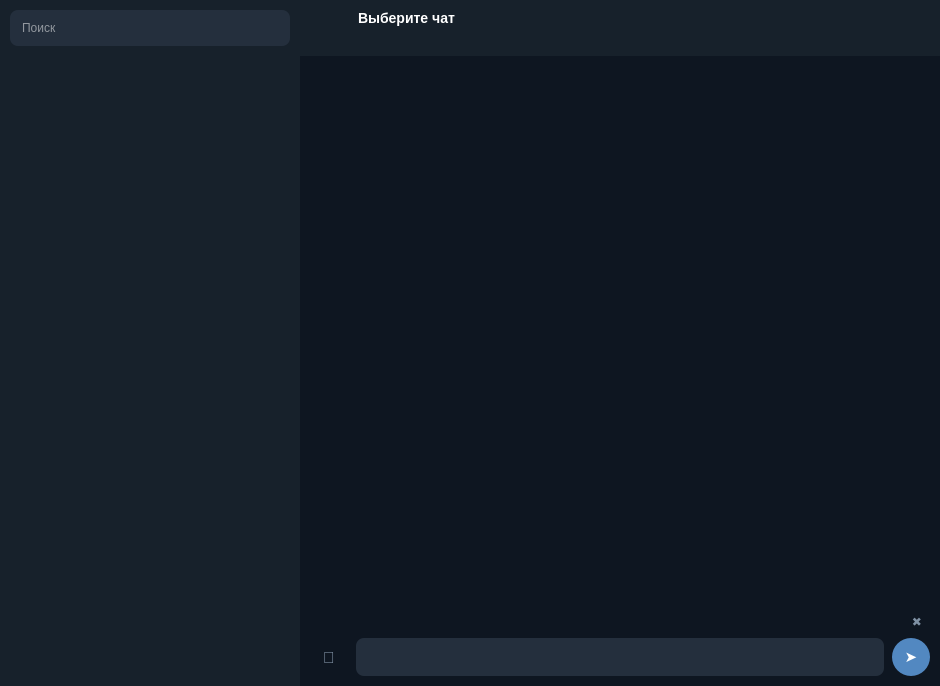
<?xml version="1.0" encoding="UTF-8"?>
<ui version="4.0">
 <class>MainWindow</class>
 <widget class="QMainWindow" name="MainWindow">
  <property name="geometry">
   <rect>
    <x>0</x>
    <y>0</y>
    <width>940</width>
    <height>686</height>
   </rect>
  </property>
  <property name="windowTitle">
   <string>Чат для общения</string>
  </property>
  <property name="styleSheet">
   <string notr="true">QWidget {
font-family:&quot;Noto Sans&quot;,&quot;DejaVu Sans&quot;,sans-serif; 
}
QMainWindow {
font-size:13px;
background:#0e1621;
}

QScrollBar:vertical { background:transparent; width:8px; margin:2px; }
QScrollBar::handle:vertical { background:#2b3a4a; min-height:30px; border-radius:4px; }
QScrollBar::handle:vertical:hover { background:#3a4d61; }
QScrollBar::add-line:vertical, QScrollBar::sub-line:vertical { height:0; }
QScrollBar:horizontal { height:0; }
QToolTip { background:#242f3d; color:#ffffff; border:1px solid #5288c1; }</string>
  </property>
  <widget class="QWidget" name="centralwidget">
   <layout class="QGridLayout" name="gridLayout">
    <property name="leftMargin">
     <number>0</number>
    </property>
    <property name="topMargin">
     <number>0</number>
    </property>
    <property name="rightMargin">
     <number>0</number>
    </property>
    <property name="bottomMargin">
     <number>0</number>
    </property>
    <property name="spacing">
     <number>0</number>
    </property>
    <item row="0" column="0">
     <widget class="QFrame" name="leftPanel">
      <property name="minimumSize">
       <size>
        <width>300</width>
        <height>0</height>
       </size>
      </property>
      <property name="maximumSize">
       <size>
        <width>300</width>
        <height>16777215</height>
       </size>
      </property>
      <property name="styleSheet">
       <string notr="true">background:#17212b;
border: none;</string>
      </property>
      <property name="frameShape">
       <enum>QFrame::Shape::StyledPanel</enum>
      </property>
      <property name="frameShadow">
       <enum>QFrame::Shadow::Raised</enum>
      </property>
      <layout class="QGridLayout" name="gridLayout_2">
       <property name="leftMargin">
        <number>10</number>
       </property>
       <property name="topMargin">
        <number>10</number>
       </property>
       <property name="rightMargin">
        <number>10</number>
       </property>
       <property name="bottomMargin">
        <number>10</number>
       </property>
       <property name="spacing">
        <number>8</number>
       </property>
       <item row="0" column="0">
        <widget class="QLineEdit" name="lineEdit_search">
         <property name="minimumSize">
          <size>
           <width>0</width>
           <height>36</height>
          </size>
         </property>
         <property name="maximumSize">
          <size>
           <width>16777215</width>
           <height>36</height>
          </size>
         </property>
         <property name="styleSheet">
          <string notr="true">QLineEdit { 
background:#242f3d; 
border:none; 
border-radius:8px; 
color:#ffffff; 
padding:4px 10px; 
}
QLineEdit:focus { 
border:1px solid #5288c1; 
}</string>
         </property>
         <property name="placeholderText">
          <string>Поиск</string>
         </property>
        </widget>
       </item>
       <item row="1" column="0">
        <widget class="QListWidget" name="listWidget_chatList">
         <property name="styleSheet">
          <string notr="true">border:none; 
outline:none; 
background:transparent;</string>
         </property>
        </widget>
       </item>
      </layout>
     </widget>
    </item>
    <item row="0" column="1">
     <widget class="QFrame" name="rightPanel">
      <property name="minimumSize">
       <size>
        <width>100</width>
        <height>0</height>
       </size>
      </property>
      <property name="styleSheet">
       <string notr="true">background:#0e1621;
border:none;</string>
      </property>
      <property name="frameShape">
       <enum>QFrame::Shape::StyledPanel</enum>
      </property>
      <property name="frameShadow">
       <enum>QFrame::Shadow::Raised</enum>
      </property>
      <layout class="QVBoxLayout" name="verticalLayout_3">
       <property name="spacing">
        <number>0</number>
       </property>
       <property name="leftMargin">
        <number>0</number>
       </property>
       <property name="topMargin">
        <number>0</number>
       </property>
       <property name="rightMargin">
        <number>0</number>
       </property>
       <property name="bottomMargin">
        <number>0</number>
       </property>
       <item>
        <widget class="QFrame" name="header">
         <property name="minimumSize">
          <size>
           <width>0</width>
           <height>56</height>
          </size>
         </property>
         <property name="maximumSize">
          <size>
           <width>16777215</width>
           <height>56</height>
          </size>
         </property>
         <property name="styleSheet">
          <string notr="true">background:#17212b;</string>
         </property>
         <property name="frameShape">
          <enum>QFrame::Shape::StyledPanel</enum>
         </property>
         <property name="frameShadow">
          <enum>QFrame::Shadow::Raised</enum>
         </property>
         <layout class="QGridLayout" name="gridLayout_3">
          <property name="leftMargin">
           <number>12</number>
          </property>
          <property name="topMargin">
           <number>6</number>
          </property>
          <property name="rightMargin">
           <number>12</number>
          </property>
          <property name="bottomMargin">
           <number>6</number>
          </property>
          <item row="0" column="0">
           <widget class="QLabel" name="headerAvatar">
            <property name="minimumSize">
             <size>
              <width>40</width>
              <height>40</height>
             </size>
            </property>
            <property name="maximumSize">
             <size>
              <width>40</width>
              <height>40</height>
             </size>
            </property>
            <property name="text">
             <string/>
            </property>
           </widget>
          </item>
          <item row="0" column="1">
           <layout class="QVBoxLayout" name="verticalLayout">
            <property name="spacing">
             <number>2</number>
            </property>
            <item>
             <widget class="QLabel" name="headerName">
              <property name="styleSheet">
               <string notr="true">color:#ffffff; font-weight:bold; font-size:14px; background:transparent;</string>
              </property>
              <property name="text">
               <string>Выберите чат</string>
              </property>
             </widget>
            </item>
            <item>
             <widget class="QLabel" name="headerStatus">
              <property name="styleSheet">
               <string notr="true">color:#7f91a4; font-size:12px; background:transparent;</string>
              </property>
              <property name="text">
               <string/>
              </property>
             </widget>
            </item>
           </layout>
          </item>
         </layout>
        </widget>
       </item>
       <item>
        <widget class="QListWidget" name="listWidget_msgList">
         <property name="styleSheet">
          <string notr="true">QListWidget { border:none; outline:none; background:#0e1621; }</string>
         </property>
        </widget>
       </item>
       <item>
        <widget class="QFrame" name="inputPanel">
         <property name="styleSheet">
          <string notr="true">background:#0e1621;</string>
         </property>
         <property name="frameShape">
          <enum>QFrame::Shape::StyledPanel</enum>
         </property>
         <property name="frameShadow">
          <enum>QFrame::Shadow::Raised</enum>
         </property>
         <layout class="QVBoxLayout" name="verticalLayout_2">
          <property name="leftMargin">
           <number>10</number>
          </property>
          <property name="topMargin">
           <number>6</number>
          </property>
          <property name="rightMargin">
           <number>10</number>
          </property>
          <property name="bottomMargin">
           <number>10</number>
          </property>
          <item>
           <widget class="QFrame" name="attachRow">
            <property name="frameShape">
             <enum>QFrame::Shape::StyledPanel</enum>
            </property>
            <property name="frameShadow">
             <enum>QFrame::Shadow::Raised</enum>
            </property>
            <layout class="QHBoxLayout" name="horizontalLayout">
             <property name="leftMargin">
              <number>2</number>
             </property>
             <property name="topMargin">
              <number>0</number>
             </property>
             <property name="rightMargin">
              <number>2</number>
             </property>
             <property name="bottomMargin">
              <number>0</number>
             </property>
             <item>
              <widget class="QLabel" name="attachLabel">
               <property name="styleSheet">
                <string notr="true">color:#4fc3f7; font-size:12px; background:transparent;</string>
               </property>
               <property name="text">
                <string/>
               </property>
              </widget>
             </item>
             <item>
              <widget class="QPushButton" name="pushButton_clearAttach">
               <property name="minimumSize">
                <size>
                 <width>22</width>
                 <height>22</height>
                </size>
               </property>
               <property name="maximumSize">
                <size>
                 <width>22</width>
                 <height>22</height>
                </size>
               </property>
               <property name="cursor">
                <cursorShape>PointingHandCursor</cursorShape>
               </property>
               <property name="styleSheet">
                <string notr="true">background:transparent; color:#7f91a4; border:none; font-size:12px;</string>
               </property>
               <property name="text">
                <string>✖</string>
               </property>
              </widget>
             </item>
            </layout>
           </widget>
          </item>
          <item>
           <layout class="QHBoxLayout" name="horizontalLayout_2">
            <property name="spacing">
             <number>8</number>
            </property>
            <item>
             <widget class="QPushButton" name="pushButton_attach">
              <property name="minimumSize">
               <size>
                <width>38</width>
                <height>38</height>
               </size>
              </property>
              <property name="maximumSize">
               <size>
                <width>38</width>
                <height>38</height>
               </size>
              </property>
              <property name="cursor">
               <cursorShape>PointingHandCursor</cursorShape>
              </property>
              <property name="styleSheet">
               <string notr="true">QPushButton { background:transparent; color:#7f91a4; border:none; font-size:16px; }
QPushButton:hover { color:#ffffff; }</string>
              </property>
              <property name="text">
               <string>📎</string>
              </property>
             </widget>
            </item>
            <item>
             <widget class="QLineEdit" name="lineEdit_input">
              <property name="minimumSize">
               <size>
                <width>0</width>
                <height>38</height>
               </size>
              </property>
              <property name="maximumSize">
               <size>
                <width>16777215</width>
                <height>38</height>
               </size>
              </property>
              <property name="styleSheet">
               <string notr="true">QLineEdit { 
background:#242f3d; 
border:none; 
border-radius:8px; 
color:#ffffff; 
padding:4px 10px; 
}
QLineEdit:focus { 
border:1px solid #5288c1; 
}</string>
              </property>
             </widget>
            </item>
            <item>
             <widget class="QPushButton" name="pushButton_send">
              <property name="minimumSize">
               <size>
                <width>38</width>
                <height>38</height>
               </size>
              </property>
              <property name="maximumSize">
               <size>
                <width>38</width>
                <height>38</height>
               </size>
              </property>
              <property name="cursor">
               <cursorShape>PointingHandCursor</cursorShape>
              </property>
              <property name="styleSheet">
               <string notr="true">QPushButton{ background:#5288c1; color:#ffffff; border:none; border-radius:19px; font-size:15px; }
QPushButton:hover { background:#5f96d0; }
QPushButton:pressed { background:#466e9f; }</string>
              </property>
              <property name="text">
               <string>➤</string>
              </property>
             </widget>
            </item>
           </layout>
          </item>
         </layout>
        </widget>
       </item>
      </layout>
     </widget>
    </item>
   </layout>
  </widget>
 </widget>
 <resources/>
 <connections/>
</ui>
